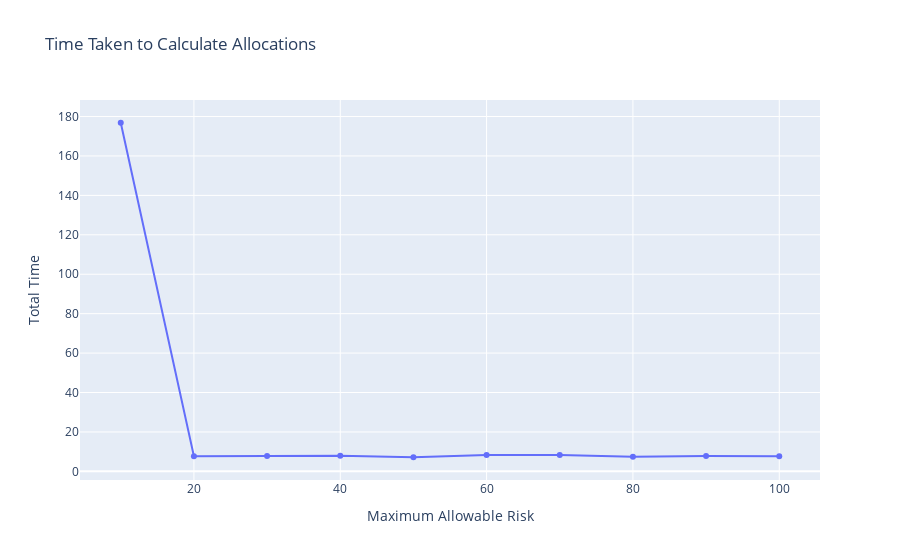

Notebook code cell kept with this figure:
### Markdown cell above
Time Taken

### Code cell
# Create the Time line chart
fig = px.line(Results, x='R', y='time_taken', title='Time Taken to Calculate Allocations',
              labels={'R': 'Maximum Allowable Risk', 'time_taken': 'Total Time'},
              markers=True)

# Show the plot
fig.show()

### Figure 1 — Plotly figure (JSON) as saved in the notebook; plotly's stock layout.template omitted (floating-point values rounded to 4 significant figures)
{"data": [{"hovertemplate": "Maximum Allowable Risk=%{x}<br>Total Time=%{y}<extra></extra>", "legendgroup": "", "line": {"color": "#636efa", "dash": "solid"}, "marker": {"symbol": "circle"}, "mode": "lines+markers", "name": "", "orientation": "v", "showlegend": false, "type": "scatter", "x": [10, 20, 30, 40, 50, 60, 70, 80, 90, 100], "xaxis": "x", "y": [176.8, 7.657, 7.745, 7.881, 7.161, 8.315, 8.255, 7.466, 7.735, 7.613], "yaxis": "y"}], "layout": {"legend": {"tracegroupgap": 0}, "title": {"text": "Time Taken to Calculate Allocations"}, "xaxis": {"anchor": "y", "domain": [0, 1], "title": {"text": "Maximum Allowable Risk"}}, "yaxis": {"anchor": "x", "domain": [0, 1], "title": {"text": "Total Time"}}}}
